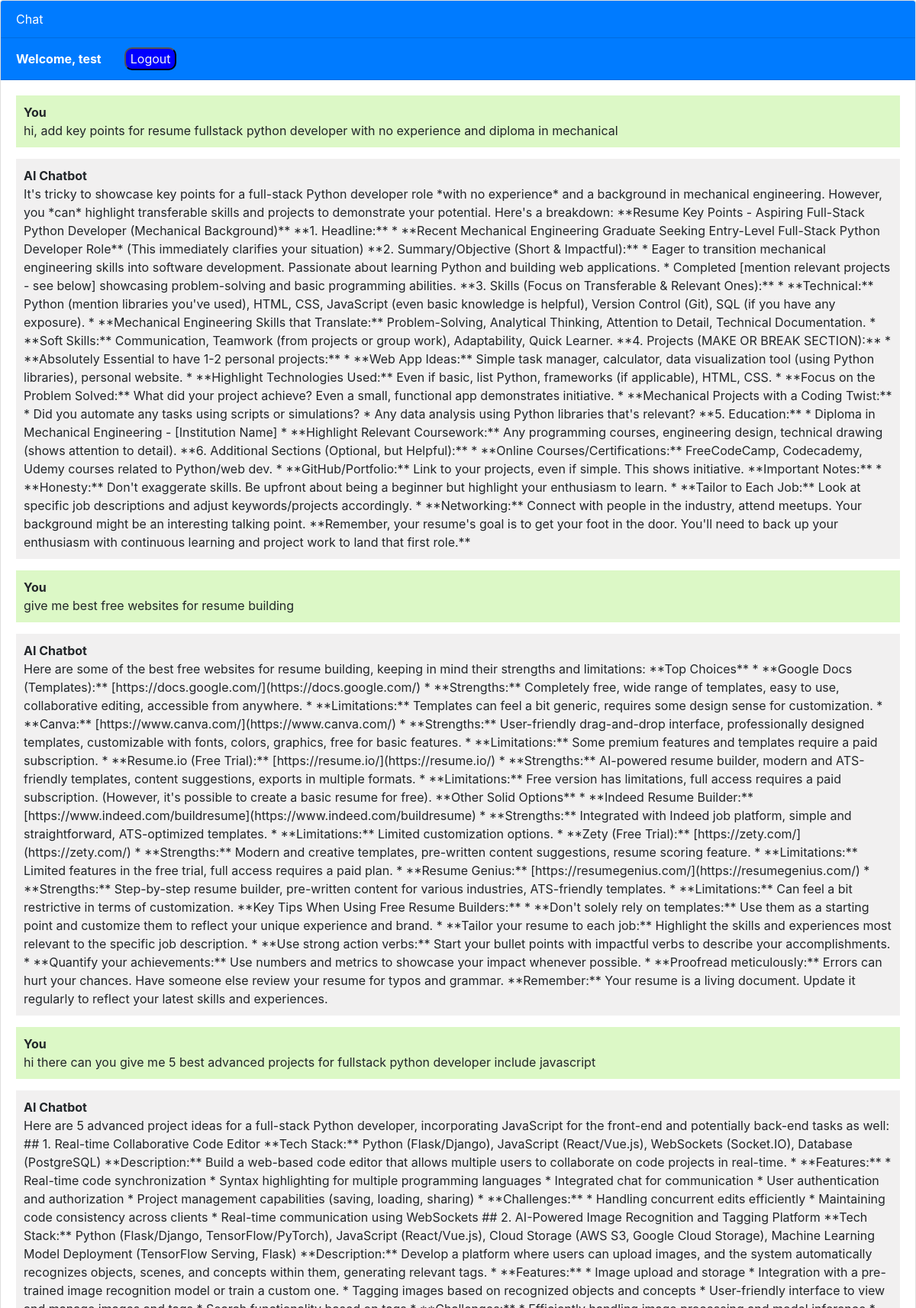
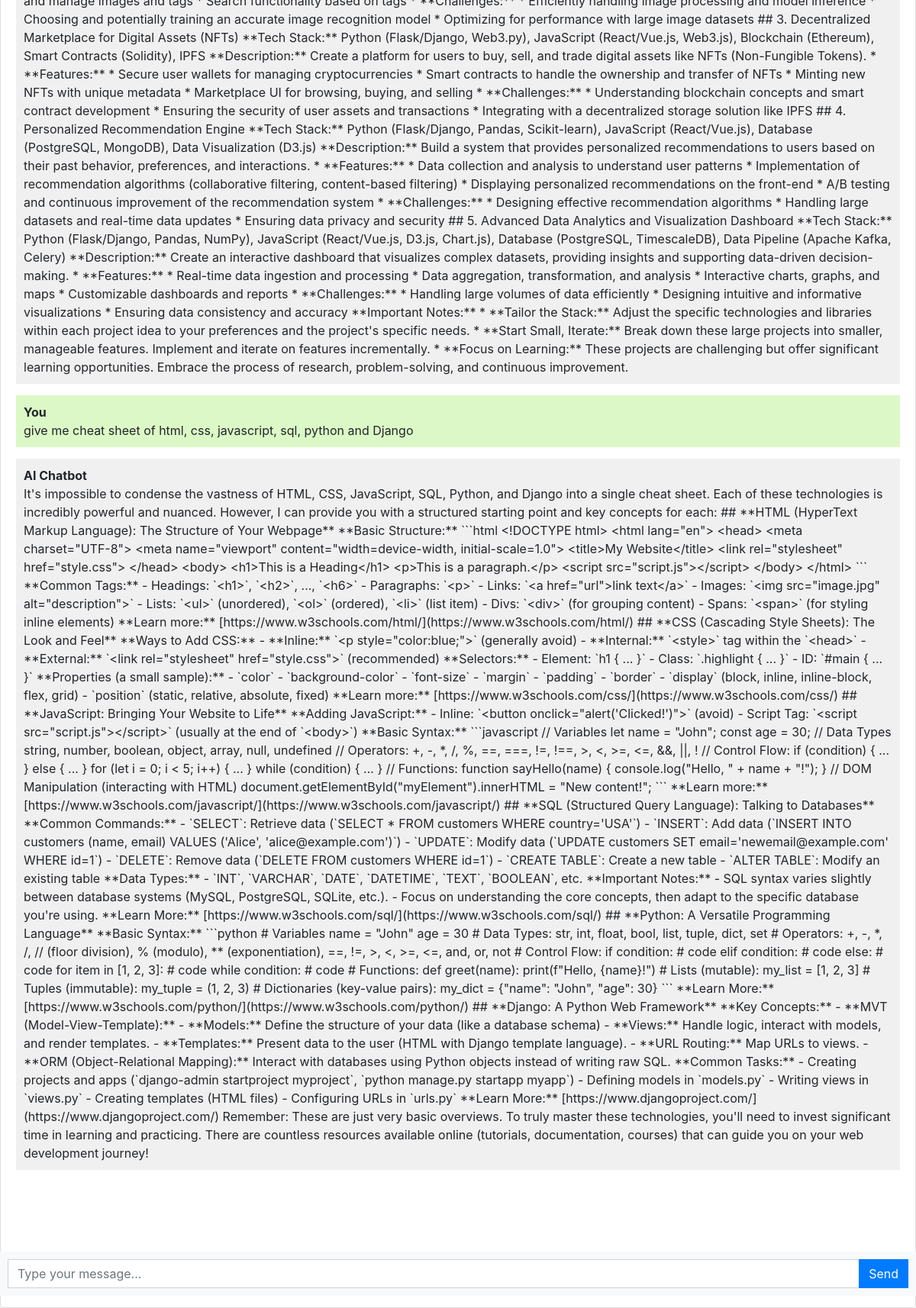
Screenshot of / (signed in) with the database file from the repository (2 pictures, top to bottom).
### chatbot/models.py (models this page shows, shortened)
class Chat(models.Model):
    user = models.ForeignKey(User, on_delete=models.CASCADE)
    message = models.TextField()
    response = models.TextField()
    created_at = models.DateTimeField(auto_now_add=True)

### chatbot/views.py (the view, shortened to what this page needs)
# urls.py: 2. Add a URL to urlpatterns:  path('', views.home, name='home')
def home(request):
    chats = Chat.objects.filter(user=request.user.id)
    return render(request, 'chatbot.html', {'chats':chats})

### templates/chatbot.html (shortened to what this page needs)
{% extends 'base.html' %}
{% block content %}
<div class="chat-container">
  <div class="card flex-grow-1">
    <div class="card-header bg-primary text-white">Chat</div>
    {% if user.is_authenticated %}
    <div class="card-header bg-primary text-white"><b>Welcome, {{user.username}}</b><button style="margin-left: 30px; border-radius: 10px; background-color: blue;"><a style="color:whitesmoke" href="logout">Logout</a></button></div>
    {% endif %}
    <div class="card-body messages-box">
      <ul class="list-unstyled messages-list">
        {% for chat in chats %}
          {% if chat.user == request.user %}
          <li class="message sent">
            <div class="message-text">
              <div class="message-sender">
                <b>You</b>
              </div>
              <div class="message-content">
                {{chat.message}}
              </div>
            </div>
          </li>
          <li class="message received">
            <div class="message-text">
              <div class="message-sender">
                <b>AI Chatbot</b>
              </div>
              <div class="message-content">
                {{chat.response}}
              </div>
            </div>
          </li>
          {% endif %}
        {% endfor %}
      </ul>
    </div>
    <br><br>
    <br><br>
    <br><br>
  </div>
  <form class="message-form">
    <div class="input-group">
      <input type="text" class="form-control message-input" placeholder="Type your message..." autofocus>
      <div class="input-group-append">
        <button type="submit" class="btn btn-primary btn-send">Send</button>
      </div>
    </div>
  </form>
</div>
{% endblock %}

### templates/chatbot.html (style rules this page uses)
body, html { height: 100%; }
.messages-box { flex: 1; overflow-y: auto; }
.messages-list { padding-left: 0; }
.message { margin-bottom: 15px; list-style: none; }
.message-text { padding: 10px; border-radius: 5px; }
.sent { background-color: #dcf8c6; align-self: flex-end; }
.received { background-color: #f1f0f0; align-self: flex-start; }
.message-form { display: flex; position: fixed; bottom: 0; left: 0; right: 0; padding: 10px; background-color: #f8f9fa; }
.message-input { flex: 1; border-radius: 0; border-right: none; }
.btn-send { border-radius: 0; }
.chat-container { height: 100%; display: flex; flex-direction: column; }

### rows the page displays
Chat: message "hi, add key points for resume fullstack python developer with no experience and diploma in mechanical", response "It's tricky to showcase key points for a full-stack Python developer role *with no experience* and a background in mechanical engineering. However, you *can* highlight transferable skills and projects to demonstrate your potential. Here's a breakdown: **Resume Key Points - Aspiring Full-Stack Python Developer (Mechanical Background)** **1. Headline:** * **Recent Mechanical Engineering Graduate Seeking Entry-Level Full-Stack Python Developer Role** (This immediately clarifies your situation) **2. Summary/Objective (Short & Impactful):** * Eager to transition mechanical engineering skills into software development. Passionate about learning Python and building web applications. * Completed…"
Chat: message "give me best free websites for resume building", response "Here are some of the best free websites for resume building, keeping in mind their strengths and limitations: **Top Choices** * **Google Docs (Templates):** [https://docs.google.com/](https://docs.google.com/) * **Strengths:** Completely free, wide range of templates, easy to use, collaborative editing, accessible from anywhere. * **Limitations:** Templates can feel a bit generic, requires some design sense for customization. * **Canva:** [https://www.canva.com/](https://www.canva.com/) * **Strengths:** User-friendly drag-and-drop interface, professionally designed templates, customizable with fonts, colors, graphics, free for basic features. * **Limitations:** Some premium features and…"
Chat: message "hi there can you give me 5 best advanced projects for fullstack python developer include javascript", response "Here are 5 advanced project ideas for a full-stack Python developer, incorporating JavaScript for the front-end and potentially back-end tasks as well: ## 1. Real-time Collaborative Code Editor **Tech Stack:** Python (Flask/Django), JavaScript (React/Vue.js), WebSockets (Socket.IO), Database (PostgreSQL) **Description:** Build a web-based code editor that allows multiple users to collaborate on code projects in real-time. * **Features:** * Real-time code synchronization * Syntax highlighting for multiple programming languages * Integrated chat for communication * User authentication and authorization * Project management capabilities (saving, loading, sharing) * **Challenges:** * Handling…"
Chat: message "give me cheat sheet of html, css, javascript, sql, python and Django", response "It's impossible to condense the vastness of HTML, CSS, JavaScript, SQL, Python, and Django into a single cheat sheet. Each of these technologies is incredibly powerful and nuanced. However, I can provide you with a structured starting point and key concepts for each: ## **HTML (HyperText Markup Language): The Structure of Your Webpage** **Basic Structure:** ```html <!DOCTYPE html> <html lang=\"en\"> <head> <meta charset=\"UTF-8\"> <meta name=\"viewport\" content=\"width=device-width, initial-scale=1.0\"> <title>My Website</title> <link rel=\"stylesheet\" href=\"style.css\"> </head> <body> <h1>This is a Heading</h1> <p>This is a paragraph.</p> <script src=\"script.js\"></script> </body> </html> ```…"

### other values shown
{{ user.username }} "test"
